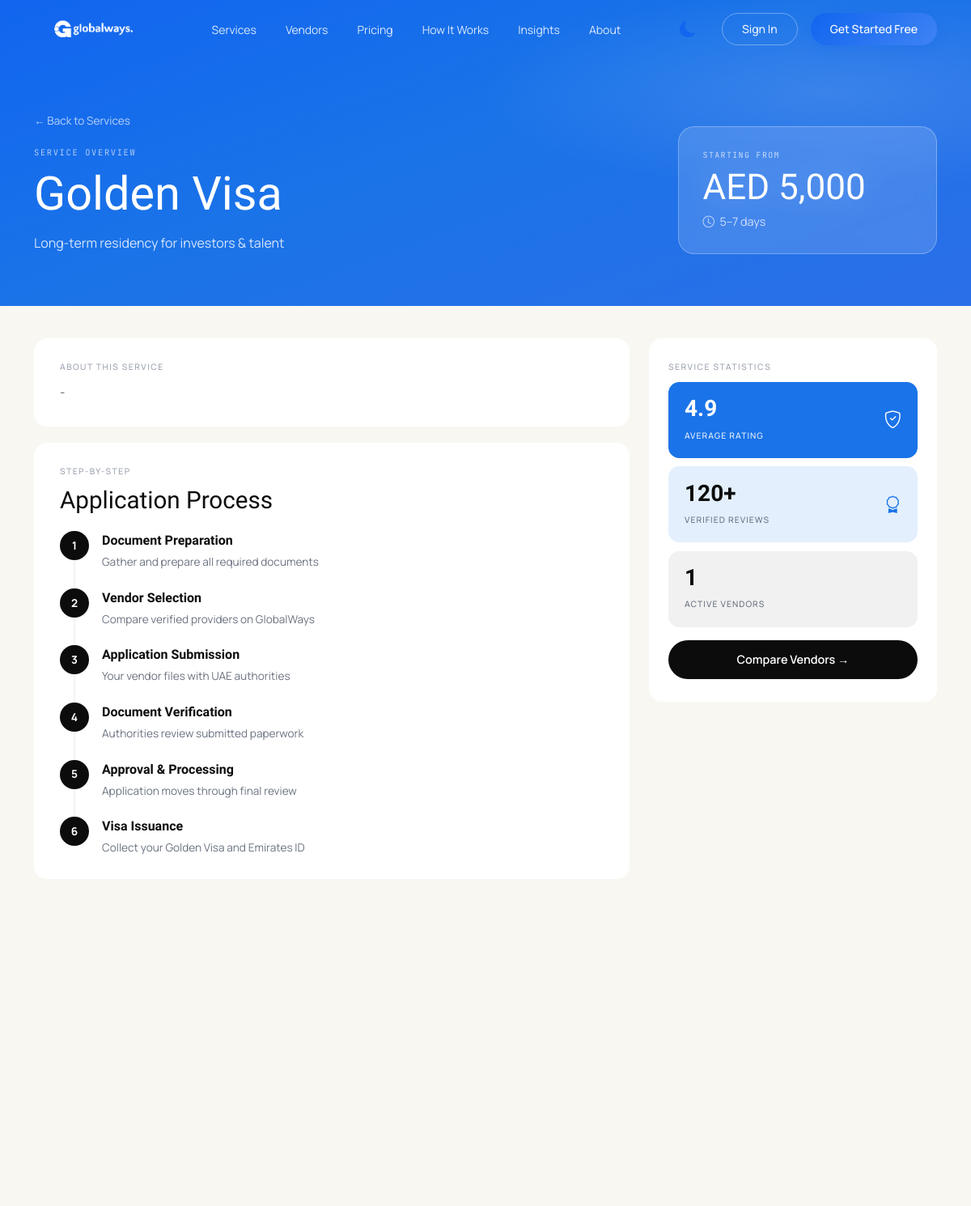
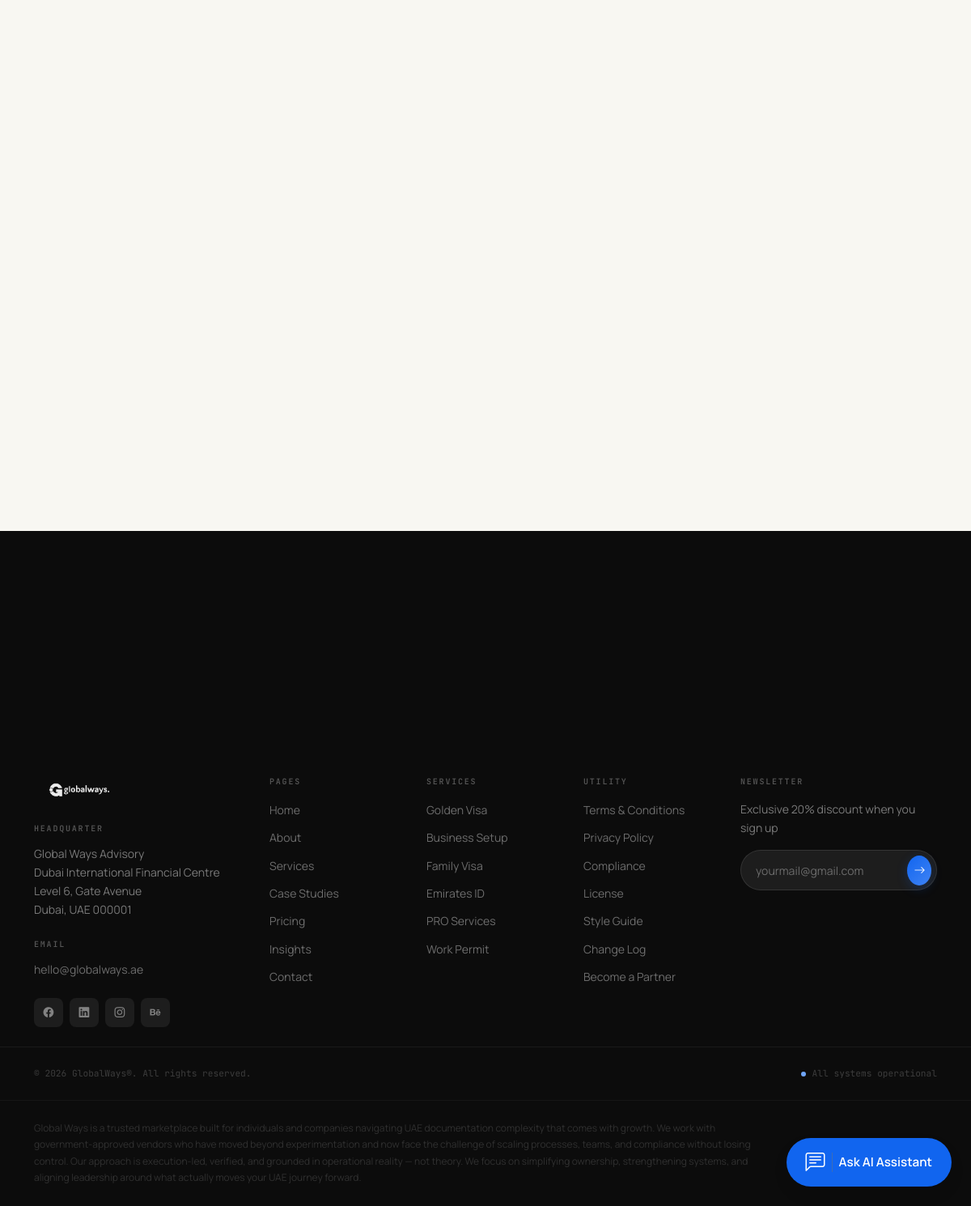
The app's page /service-detail.php with its own data (2 pictures, top to bottom).
### tables this page shows
CREATE TABLE `menu_items` (
  `id` int(10) unsigned NOT NULL AUTO_INCREMENT,
  `menu_id` int(10) unsigned NOT NULL,
  `parent_id` int(10) unsigned DEFAULT NULL,
  `title` varchar(150) NOT NULL,
  `url` varchar(255) NOT NULL,
  `sort_order` int(11) DEFAULT 0,
  PRIMARY KEY (`id`),
  KEY `idx_menu_id` (`menu_id`),
  CONSTRAINT `fk_menu_items_menu` FOREIGN KEY (`menu_id`) REFERENCES `menus` (`id`) ON DELETE CASCADE
);

CREATE TABLE `services` (
  `id` int(10) unsigned NOT NULL AUTO_INCREMENT,
  `uuid` char(36) NOT NULL,
  `provider_id` int(10) unsigned DEFAULT NULL,
  `category_id` int(10) unsigned DEFAULT NULL,
  `title` varchar(191) NOT NULL,
  `slug` varchar(191) NOT NULL,
  `short_description` varchar(255) DEFAULT NULL,
  `description` text DEFAULT NULL,
  `price` decimal(10,2) DEFAULT NULL,
  `currency` varchar(10) DEFAULT 'USD',
  `duration_minutes` int(11) DEFAULT NULL,
  `images` longtext DEFAULT NULL CHECK (json_valid(`images`)),
  `status` enum('draft','published','archived') NOT NULL DEFAULT 'draft',
  `created_at` timestamp NULL DEFAULT current_timestamp(),
  `updated_at` timestamp NULL DEFAULT NULL ON UPDATE current_timestamp(),
  `rating_avg` decimal(4,2) DEFAULT NULL,
  `rating_count` int(10) unsigned DEFAULT 0,
  `icon_class` varchar(100) DEFAULT 'bi-award',
  `duration_text` varchar(100) DEFAULT '5–7 days',
  `master_service_id` int(10) unsigned DEFAULT NULL,
  PRIMARY KEY (`id`),
  UNIQUE KEY `uuid` (`uuid`),
  UNIQUE KEY `slug` (`slug`),
  KEY `idx_services_provider` (`provider_id`),
  KEY `idx_services_category` (`category_id`),
  KEY `idx_services_rating_count` (`rating_count`),
  KEY `idxservices_provider_status` (`provider_id`,`status`),
  KEY `fk_services_master_service` (`master_service_id`),
  CONSTRAINT `fk_services_category` FOREIGN KEY (`category_id`) REFERENCES `service_categories` (`id`) ON DELETE SET NULL ON UPDATE CASCADE,
  CONSTRAINT `fk_services_master_service` FOREIGN KEY (`master_service_id`) REFERENCES `services` (`id`) ON DELETE SET NULL ON UPDATE CASCADE,
  CONSTRAINT `fk_services_provider` FOREIGN KEY (`provider_id`) REFERENCES `providers` (`id`) ON DELETE CASCADE ON UPDATE CASCADE
);

### service-detail.php (the view, shortened to what the rows shown need)
<?php
require_once __DIR__ . '/lib/services_helpers.php';
$service = null;
if (!$service) {
    $res = $mysqli->query("SELECT s.*, c.name as category_name FROM services s LEFT JOIN service_categories c ON c.id = s.category_id WHERE s.status = 'published' LIMIT 1");
    if ($res && $res->num_rows > 0) {
        $service = service_find($res->fetch_assoc()['id']);
    }
}
$price_value = !empty($service['price']) ? htmlspecialchars($service['currency'] . ' ' . number_format($service['price'])) : 'Price on request';
$timeline_value = !empty($service['duration_minutes']) ? htmlspecialchars($service['duration_minutes'] . ' mins') : '5–7 days';
include __DIR__ . '/partials/frontend_header.php';
?>
  <main>
    <section class="sd-hero">
      <div class="container-xl">
        <div class="row align-items-end g-4">
          <div class="col-lg-7 fade-in">
            <a href="services.php" class="sd-back">← Back to Services</a>
            <p class="sd-kicker" id="serviceCategory"><?= htmlspecialchars($service['category_name'] ?? 'Service Overview') ?></p>
            <h1 class="sd-title font-serif" id="serviceTitle"><?= htmlspecialchars($service['title']) ?></h1>
            <p class="sd-desc" id="serviceDesc"><?= htmlspecialchars($service['short_description']) ?></p>
          </div>
          <div class="col-lg-5 fade-in">
            <div class="sd-price-card">
              <p class="sd-price-label">Starting From</p>
              <p class="sd-price-value font-serif" id="servicePrice"><?= $price_value ?></p>
              <p class="sd-price-time"><i class="bi bi-clock"></i> <span id="serviceTimeline"><?= $timeline_value ?></span></p>
            </div>
          </div>
        </div>
      </div>
    </section>
    <section class="sd-body">
      <div class="container-xl">
        <div class="row g-4">
          <div class="col-lg-8">
            <div class="sd-card fade-in">
              <h2 class="sd-card-title font-serif">Application Process</h2>
            </div>
          </div>
        </div>
      </div>
    </section>
  </main>
<?php include __DIR__ . '/partials/frontend_footer.php'; ?>

### partials/frontend_header.php (shortened to what the rows shown need)
<?php
require_once __DIR__ . '/../lib/permissions.php';
$header_items = [];
$h_res = $mysqli->query("SELECT mi.* FROM menu_items mi JOIN menus m ON m.id = mi.menu_id WHERE m.location = 'header' ORDER BY mi.sort_order ASC, mi.id ASC");
if ($h_res) {
    while ($row = $h_res->fetch_assoc()) {
        $header_items[] = $row;
    }
}
?>
<!DOCTYPE html>
<html lang="en">
<head>
  <link href="https://cdn.jsdelivr.net/npm/bootstrap@5.3.3/dist/css/bootstrap.min.css" rel="stylesheet">
  <link href="https://cdn.jsdelivr.net/npm/bootstrap-icons@1.11.3/font/bootstrap-icons.min.css" rel="stylesheet">
  <link href="css/globalways.css" rel="stylesheet">
</head>
<body>
  <nav class="navbar navbar-expand-lg gw-navbar fixed-top" id="gwNav">
    <div class="container-xl">
      <div class="collapse navbar-collapse" id="mainNav">
        <ul class="navbar-nav mx-auto mb-2 mb-lg-0 gap-lg-1">
          <?php foreach ($header_items as $item): ?>
            <li class="nav-item">
              <a class="nav-link" href="<?= htmlspecialchars($item['url']) ?>">
                <?= htmlspecialchars($item['title']) ?>
              </a>
            </li>
          <?php endforeach; ?>
        </ul>
      </div>
    </div>
  </nav>
  <div id="main-content-layout">

### partials/frontend_footer.php (shortened to what the rows shown need)
<?php
require_once __DIR__ . '/../lib/db_mysqli.php';
$footer_pages = [];
$res1 = $mysqli->query("SELECT mi.* FROM menu_items mi JOIN menus m ON m.id = mi.menu_id WHERE m.location = 'footer_pages' ORDER BY mi.sort_order ASC, mi.id ASC");
if ($res1) {
    while ($row = $res1->fetch_assoc()) $footer_pages[] = $row;
}
$footer_services = [];
$res2 = $mysqli->query("SELECT mi.* FROM menu_items mi JOIN menus m ON m.id = mi.menu_id WHERE m.location = 'footer_services' ORDER BY mi.sort_order ASC, mi.id ASC");
if ($res2) {
    while ($row = $res2->fetch_assoc()) $footer_services[] = $row;
}
$footer_utility = [];
$res3 = $mysqli->query("SELECT mi.* FROM menu_items mi JOIN menus m ON m.id = mi.menu_id WHERE m.location = 'footer_utility' ORDER BY mi.sort_order ASC, mi.id ASC");
if ($res3) {
    while ($row = $res3->fetch_assoc()) $footer_utility[] = $row;
}
?>
  </div>
  <footer class="gw-footer">
  <div class="container-xl pt-5 pb-4">
    <div class="row g-4 g-lg-5">
      <div class="col-6 col-lg-2">
        <ul class="list-unstyled footer-links">
          <?php foreach ($footer_pages as $item): ?>
            <li><a href="<?= htmlspecialchars($item['url']) ?>"><?= htmlspecialchars($item['title']) ?></a></li>
          <?php endforeach; ?>
        </ul>
      </div>
      <div class="col-6 col-lg-2">
        <ul class="list-unstyled footer-links">
          <?php foreach ($footer_services as $item): ?>
            <li><a href="<?= htmlspecialchars($item['url']) ?>"><?= htmlspecialchars($item['title']) ?></a></li>
          <?php endforeach; ?>
        </ul>
      </div>
      <div class="col-6 col-lg-2">
        <ul class="list-unstyled footer-links">
          <?php foreach ($footer_utility as $item): ?>
            <li><a href="<?= htmlspecialchars($item['url']) ?>"><?= htmlspecialchars($item['title']) ?></a></li>
          <?php endforeach; ?>
        </ul>
      </div>
    </div>
  </div>
</footer>
</body>
</html>

### records on screen
menu_items: title "Services"
menu_items: title "Vendors"
menu_items: title "Pricing"
menu_items: title "How It Works"
menu_items: title "Insights"
menu_items: title "About"
services: id "SERVICE OVERVIEW", price_value "AED 5,000", duration_minutes "5–7 days"
menu_items: title "Home"
menu_items: title "About"
menu_items: title "Services"
menu_items: title "Case Studies"
menu_items: title "Pricing"
menu_items: title "Insights"
menu_items: title "Contact"
menu_items: title "Golden Visa"
menu_items: title "Business Setup"
menu_items: title "Family Visa"
menu_items: title "Emirates ID"
menu_items: title "PRO Services"
menu_items: title "Work Permit"
menu_items: title "Terms & Conditions"
menu_items: title "Privacy Policy"
menu_items: title "Compliance"
menu_items: title "License"
menu_items: title "Style Guide"
menu_items: title "Change Log"
menu_items: title "Become a Partner"

### other values on screen
$service['title'] "Golden Visa"
$service['short_description'] "Long-term residency for investors & talent"
$service['description'] "-"
$step[0] "Document Preparation"
$step[1] "Gather and prepare all required documents"
$step[0] "Vendor Selection"
$step[1] "Compare verified providers on GlobalWays"
$step[0] "Application Submission"
$step[1] "Your vendor files with UAE authorities"
$step[0] "Document Verification"
$step[1] "Authorities review submitted paperwork"
$step[0] "Approval & Processing"
$step[1] "Application moves through final review"
$step[0] "Visa Issuance"
$step[1] "Collect your Golden Visa and Emirates ID"
